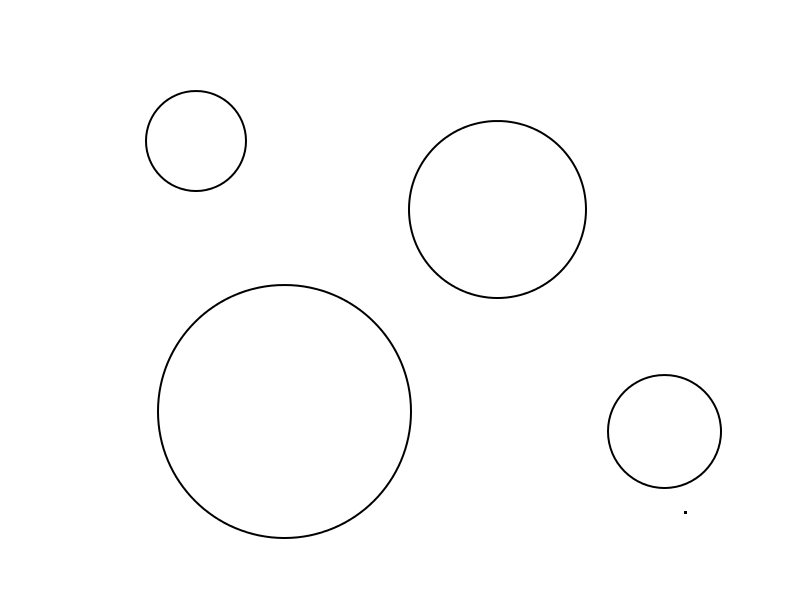
//> input picture 2014_2015/Practice/QuadrilateralDetect/CIRCLE.png, 800 x 600 px
$ ./Helen_Circle   (built with g++ and OpenCV 4)
//> lines starting //> are read from the running program, lines starting //| are printed output that depends on the picture; after the words box and inside, x2 and y2 are one past the last pixel; in counts of white or black regions, pixels touching at a corner belong together
//> in imgDetect, img1 is the input picture: 600 rows x 800 cols, CV_8UC3; min 0, max 255, mean 252.9
#include <opencv2/core/core.hpp>
#include <opencv2/highgui/highgui.hpp>
#include <opencv2/imgproc/imgproc.hpp>
#include <opencv2/imgproc/types_c.h>
#include <cmath>
#include <iostream>
#include <vector>

using namespace std;
using namespace cv;

int polyDetect(Mat maty, int pts) {
//> called with pts = 500000
    if (maty.empty()) {
        cout << "Image not found";
        return -1;
    }
    Mat gray;
    int circles = 0;
    cvtColor(maty , gray , CV_BGR2GRAY);
    Mat edge;
    Canny(gray , edge , 0 , 100 , 5);
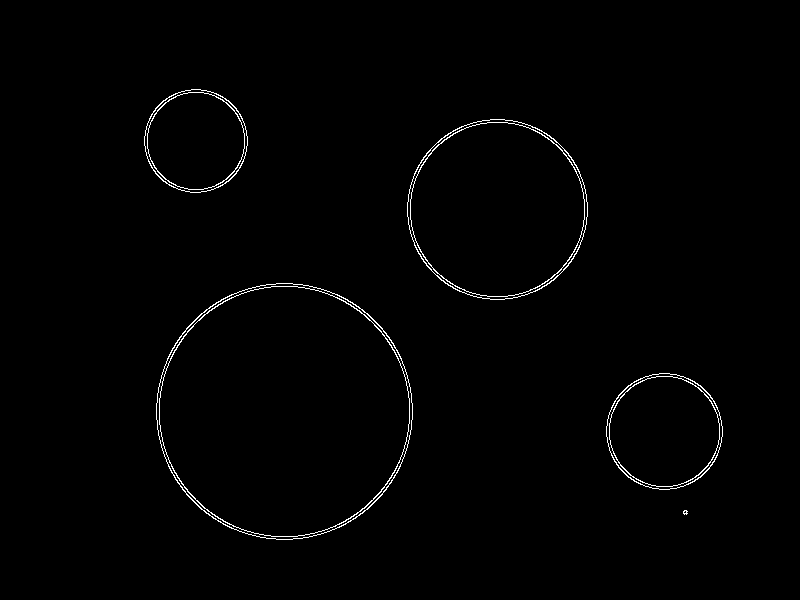
//> edge: 600 rows x 800 cols, CV_8UC1; 0.96% white in thin lines or dots, all inside (x1, y1, x2, y2) = (144, 89, 723, 540)
    vector<vector<Point> > contours;
    findContours(edge , contours , CV_RETR_EXTERNAL , CV_CHAIN_APPROX_SIMPLE);
//> contours = 5 contours, 1 with area under 20; largest, box (x1, y1, x2, y2) and area: (156, 283, 413, 540) 51430, (407, 119, 588, 300) 25426, (606, 373, 723, 490) 10532, (144, 89, 248, 193) 8302
    vector<Point> vector;
    Mat desperate = maty.clone();
    for(int i = 0 ; i < contours.size() ; i++) {
        approxPolyDP (Mat(contours[i]) , vector , 500000 , true);
        if (fabs(contourArea(contours[i])) < 10 || !isContourConvex(vector)) {
            continue;
        }
        if (vector.size() == pts) {
            circles++;
        }
    }
//> this loop made 5 passes
//> vector on passes 1 to 5: 1 Point (x, y): [684, 510], 1 Point (x, y): [659, 373], 1 Point (x, y): [276, 283], 1 Point (x, y): [490, 119], 1 Point (x, y): [191, 89]
//> after the loop, circles = 0
    cout << "Circles detected: " << circles << endl;
//| Circles detected: 0
    return circles;
}

int imgDetect() {
    Mat img1 = imread("CIRCLE.png");
    if (img1.empty()) {
        return -1;
    }
    polyDetect(img1 , 500000);
    return 0;
}

int main() {
    imgDetect();
}

$ run again, with 2014_2015/Practice/QuadrilateralDetect/QUAD2.png copied over 2014_2015/Practice/QuadrilateralDetect/CIRCLE.png
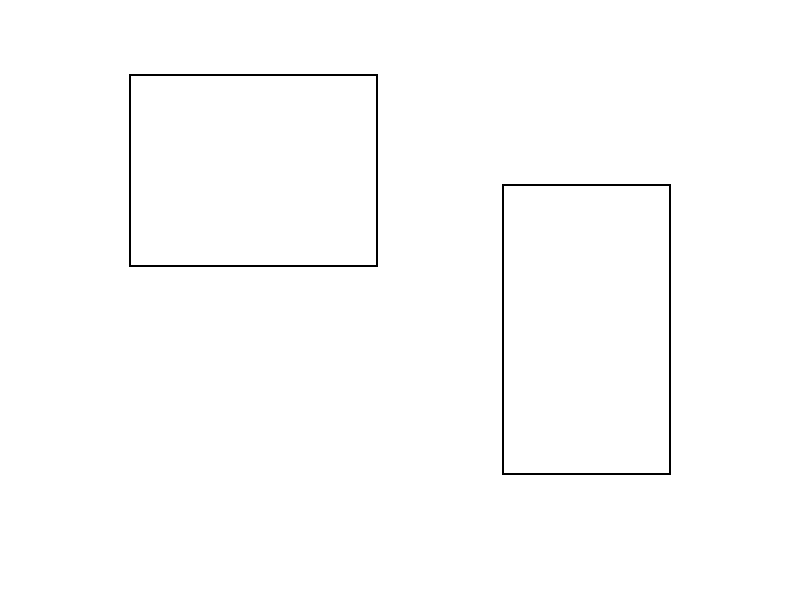
//> input picture 2014_2015/Practice/QuadrilateralDetect/QUAD2.png, 800 x 600 px
//> in imgDetect, img1 is the input picture: 600 rows x 800 cols, CV_8UC3; 99.3% white; black in thin lines or dots, all inside (x1, y1, x2, y2) = (129, 74, 671, 475)
//> in polyDetect, `Canny(gray , edge , 0 , 100 , 5);`:
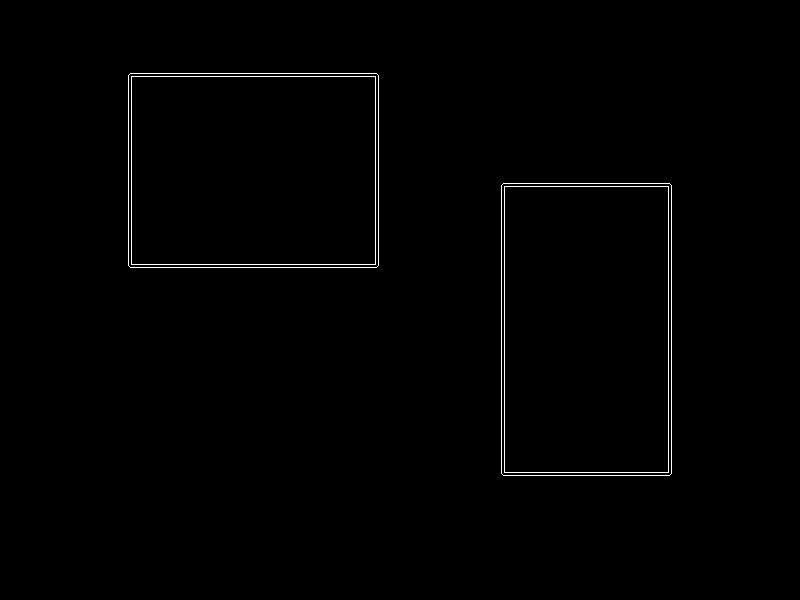
//> edge: 600 rows x 800 cols, CV_8UC1; 0.74% white in thin lines or dots, all inside (x1, y1, x2, y2) = (128, 73, 672, 476)
//> contours = 2 contours; box (x1, y1, x2, y2) and area: (501, 183, 672, 476) 49632, (128, 73, 379, 268) 48492
//> the loop in polyDetect, `for(int i = 0 ; i < contours.size() ; i++)` made 2 passes
//> vector on passes 1 to 2: 1 Point (x, y): [503, 183], 1 Point (x, y): [128, 75]
//> after the loop in polyDetect, `for(int i = 0 ; i < contours.size() ; i++)`: circles = 0
//| Circles detected: 0

$ run again, with 2014_2015/Practice/QuadrilateralDetect/QUAD3.png copied over 2014_2015/Practice/QuadrilateralDetect/CIRCLE.png
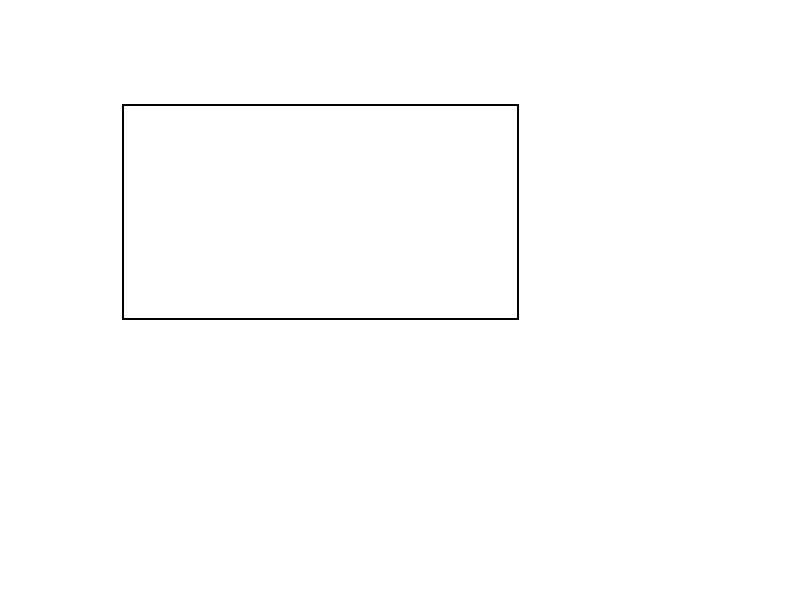
//> input picture 2014_2015/Practice/QuadrilateralDetect/QUAD3.png, 800 x 600 px
//> in imgDetect, img1 is the input picture: 600 rows x 800 cols, CV_8UC3; 99.5% white; black in thin lines or dots, all inside (x1, y1, x2, y2) = (122, 104, 519, 320)
//> in polyDetect, `Canny(gray , edge , 0 , 100 , 5);`:
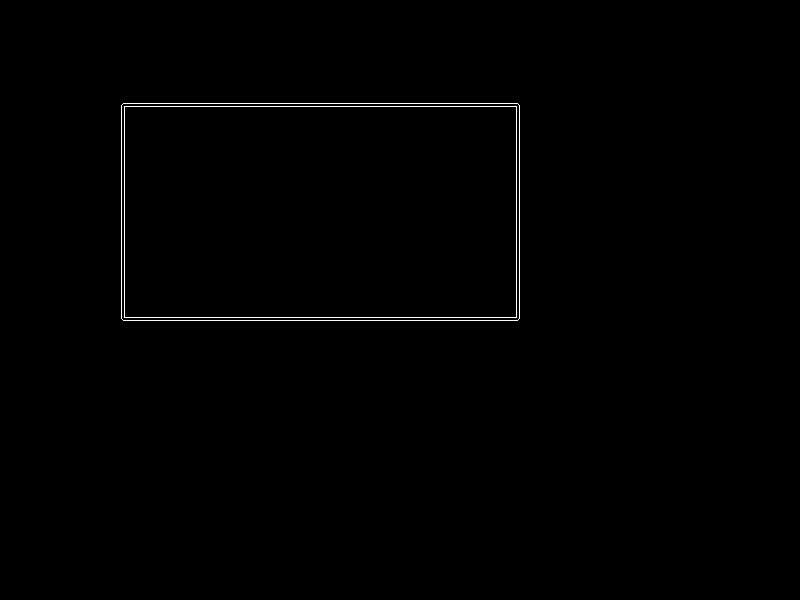
//> edge: 600 rows x 800 cols, CV_8UC1; 0.51% white in thin lines or dots, all inside (x1, y1, x2, y2) = (121, 103, 520, 321)
//> contours = 1 contour; box (x1, y1, x2, y2) and area: (121, 103, 520, 321) 86358
//> the loop in polyDetect, `for(int i = 0 ; i < contours.size() ; i++)` made 1 pass
//> vector on pass 1: 1 Point (x, y): [121, 105]
//> after the loop in polyDetect, `for(int i = 0 ; i < contours.size() ; i++)`: circles = 0
//| Circles detected: 0
